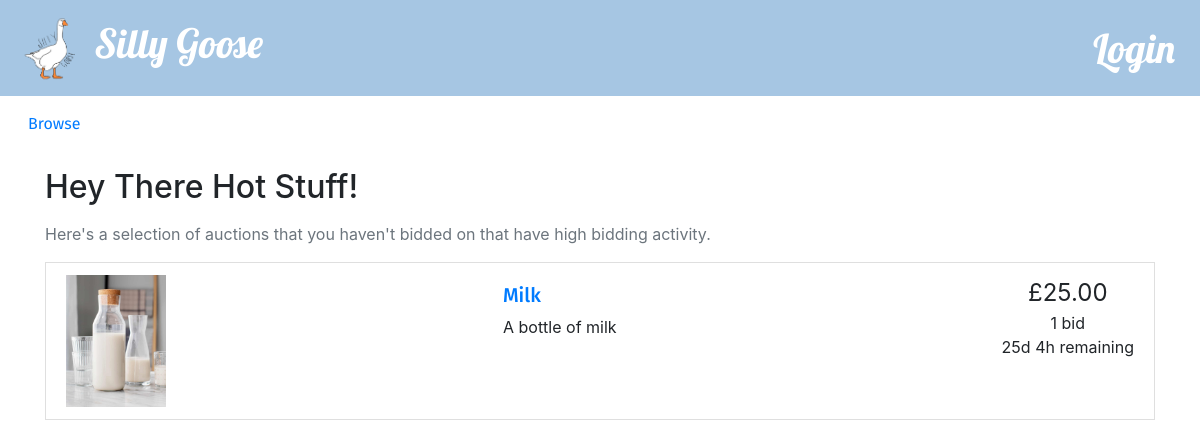
/hotStuff.php, run on the app's committed database.
### tables this page shows
CREATE TABLE auctions (
  auctionID INT AUTO_INCREMENT PRIMARY KEY,
  sellerEmail VARCHAR(50),
  title VARCHAR(50),
  description VARCHAR(200),
  categoryName VARCHAR(50),
  reservePrice FLOAT(10,2),
  endDate DATETIME,
  startPrice FLOAT(10,2),
  picture VARCHAR(30)
);

### utilities.php (the view, shortened to what this page needs)
<?php
function display_time_remaining($interval) {
    if ($interval->days == 0 && $interval->h == 0) {
      $time_remaining = $interval->format('%im %Ss');
    }
    else if ($interval->days == 0) {
      $time_remaining = $interval->format('%hh %im');
    }
    else {
      $time_remaining = $interval->format('%ad %hh');
    }
  return $time_remaining;
}
function print_listing_li($item_id, $title, $desc, $price, $num_bids, $end_time, $image)
{
  if (strlen($desc) > 250) {
    $desc_shortened = substr($desc, 0, 250) . '...';
  }
  else {
    $desc_shortened = $desc;
  }
  if ($num_bids == 1) {
    $bid = ' bid';
  }
  else {
    $bid = ' bids';
  }
  $now = new DateTime();
  if ($now > $end_time) {
    $time_remaining = 'This auction has ended';
  }
  else {
    $time_to_end = date_diff($now, $end_time);
    $time_remaining = display_time_remaining($time_to_end) . ' remaining';
  }
  echo('
    <li class="list-group-item d-flex justify-content-between">
    <img alt="" src="images/'.$image.'" style="max-width:100px;width:100%">
    <div class="p-2 mr-5"><h5><a href="listing.php?item_id=' . $item_id . '">' . $title . '</a></h5>' . $desc_shortened . '</div>
    <div class="text-center text-nowrap"><span style="font-size: 1.5em">£' . number_format($price, 2) . '</span><br/>' . $num_bids . $bid . '<br/>' . $time_remaining . '</div>
  </li>'
  );
}
function query($query) {
  $connection = mysqli_connect($dbhost,$dbuser,$dbpass,$dbname);
  $result = mysqli_query($connection,$query);
  return $result;
}
?>

### header.php (shortened to what this page needs)
<!DOCTYPE html>
<html lang="en">
<head>
  <link rel="stylesheet" href="css/bootstrap.min.css">
  <link rel="stylesheet" href="https://cdnjs.cloudflare.com/ajax/libs/font-awesome/4.7.0/css/font-awesome.min.css">
  <link rel="stylesheet" href="css/custom.css">
</head>
<body>
  <nav class="navbar navbar-expand-lg navbar-custom">
    <a class="navbar-brand" href="browse.php"><img id = 'mascot'src="assets/SillyGoose.png" height="70px"> Silly Goose</a>
    <ul class="navbar-nav ml-auto">
      <li class="nav-item">
        <?php
        if (isset($_SESSION['logged_in']) && $_SESSION['logged_in'] == true) {
          echo '<a style="color:#FFF" class="nav-link" href="logout.php"><h4><b>Logout</b></h4></a>';
        }
        else {
          echo '<button type="button" class="btn nav-link" data-toggle="modal" data-target="#loginModal">Login</button>';
        }
        ?>
      </li>
    </ul>
  </nav>
  <nav class="navbar navbar-expand-lg">
    <ul class="navbar-nav align-middle">
      <li class="nav-item mx-1">
        <a class="nav-link" href="browse.php">Browse</a>
      </li>
    </ul>
  </nav>

### hotStuff.php (shortened to what this page needs)
<?php
include_once("header.php");
include_once("utilities.php");
?>
<div class="container">
<h2 class="my-3">Hey There Hot Stuff!</h2>
<p class="text-muted"> Here's a selection of auctions that you haven't bidded on that have high bidding activity. </p>
<?php
$email = $_SESSION["username"];
$sql = "SELECT a.auctionID, a.title, a.description, a.endDate, a.startPrice, a.picture, n.popularity
FROM
-- Table with all auctions that the buyer has not bidded on (a)
(SELECT * FROM auctions WHERE auctionID IN (SELECT auctionID FROM bids WHERE buyerEmail <> '$email') AND endDate > CURRENT_TIME()) a
LEFT JOIN
-- Table with the number of bids for each auction (n)
(SELECT auctionID, COUNT(auctionID) AS 'popularity' FROM bids GROUP BY auctionID) n
ON a.auctionID = n.auctionID
ORDER BY popularity DESC LIMIT 3";
$hot = query($sql);
while ($row = $hot->fetch_assoc()) {
  $item_id = $row['auctionID'];
  $title = $row['title'];
  $desc = $row['description'];
  $startPrice = $row['startPrice'];
  $end_time = new DateTime($row['endDate']);
  $image = $row['picture'];
  $_ = query("SELECT COALESCE(COUNT(auctionID),0) as 'num_bids',
  COALESCE(MAX(bidValue),$startPrice) as 'current_price'
  FROM bids WHERE auctionID = $item_id GROUP BY auctionID");
  $row = $_->fetch_assoc();
  $num_bids = $row['num_bids'];
  $current_price = $row['current_price'];
  print_listing_li($item_id, $title, $desc, $current_price, $num_bids, $end_time, $image);
  }
?>

### header.php (style rules this page uses)
.navbar-custom { background-color: #a6c6e3; padding-left: 20px; }
.navbar-custom .btn, .navbar-custom .navbar-brand, .navbar-custom .navbar-text { color: white; font-family: "Lobster", cursive; font-size: 40px; }
a { font-family: 'Fira Sans', sans-serif; }

### data on the page
auctions: picture (picture), title "Milk", description "A bottle of milk", price "25.00", num_bids "1", bid "bid"
